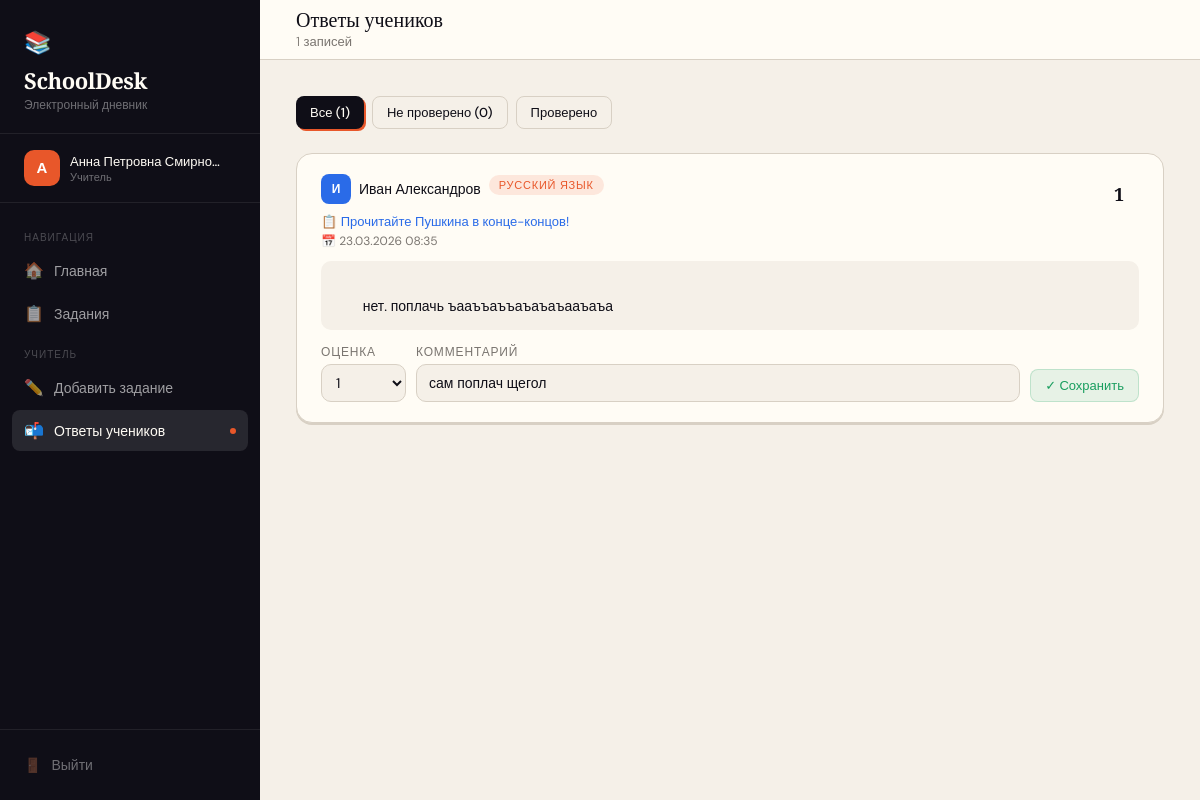
The page /akarpenko_php-master/submissions.php (signed in) on the database its author committed.
### tables this page shows
CREATE TABLE submissions (
            id INTEGER PRIMARY KEY AUTOINCREMENT,
            homework_id INTEGER NOT NULL,
            student_id INTEGER NOT NULL,
            answer TEXT NOT NULL,
            grade INTEGER DEFAULT NULL,
            teacher_comment TEXT DEFAULT NULL,
            submitted_at DATETIME DEFAULT CURRENT_TIMESTAMP,
            FOREIGN KEY(homework_id) REFERENCES homework(id),
            FOREIGN KEY(student_id) REFERENCES users(id)
        );

CREATE TABLE users (
            id INTEGER PRIMARY KEY AUTOINCREMENT,
            username TEXT UNIQUE NOT NULL,
            password TEXT NOT NULL,
            full_name TEXT NOT NULL,
            role TEXT NOT NULL CHECK(role IN ('teacher', 'student')),
            created_at DATETIME DEFAULT CURRENT_TIMESTAMP
        );

CREATE TABLE homework (
            id INTEGER PRIMARY KEY AUTOINCREMENT,
            teacher_id INTEGER NOT NULL,
            title TEXT NOT NULL,
            description TEXT NOT NULL,
            subject TEXT NOT NULL,
            due_date DATE,
            created_at DATETIME DEFAULT CURRENT_TIMESTAMP,
            FOREIGN KEY(teacher_id) REFERENCES users(id)
        );

### akarpenko_php-master/includes/auth.php (called while the page is built, shortened)
<?php
function isLoggedIn() {
    return isset($_SESSION['user_id']);
}
function currentUser() {
    return [
        'id'        => $_SESSION['user_id'],
        'username'  => $_SESSION['username'],
        'full_name' => $_SESSION['full_name'],
        'role'      => $_SESSION['role'],
    ];
}

### akarpenko_php-master/submissions.php (the view, shortened to what this page needs)
<?php
require_once 'includes/auth.php';
require_once 'includes/layout.php';
$user = currentUser();
$db = getDB();
$filter = $_GET['filter'] ?? 'all';
$sql = "
    SELECT s.*, u.full_name as student_name, h.title as hw_title, h.subject
    FROM submissions s
    JOIN users u ON u.id = s.student_id
    JOIN homework h ON h.id = s.homework_id
    WHERE h.teacher_id = ?
";
$params = [$user['id']];
$sql .= " ORDER BY s.submitted_at DESC";
$stmt = $db->prepare($sql);
$stmt->execute($params);
$subs = $stmt->fetchAll(PDO::FETCH_ASSOC);
function subjectClass($s) {
    $map=['Математика'=>'subject-math','Русский язык'=>'subject-rus','Физика'=>'subject-sci','Биология'=>'subject-sci','История'=>'subject-hist','Химия'=>'subject-sci'];
    return $map[$s]??'subject-default';
}
?>
<div class="topbar">
  <div>
    <div class="topbar-title">Ответы учеников</div>
    <div class="topbar-sub"><?= count($subs) ?> записей</div>
  </div>
</div>
<div class="content">
  <div style="display:flex;gap:8px;margin-bottom:24px">
    <a href="?filter=all" class="btn btn-sm <?= $filter==='all'?'btn-dark':'btn-outline' ?>">Все (<?= count($subs) ?>)</a>
    <?php
    $pending = $db->prepare("SELECT COUNT(*) FROM submissions s JOIN homework h ON h.id=s.homework_id WHERE h.teacher_id=? AND s.grade IS NULL");
    $pending->execute([$user['id']]);
    $pendingN = $pending->fetchColumn();
    ?>
    <a href="?filter=pending" class="btn btn-sm <?= $filter==='pending'?'btn-dark':'btn-outline' ?>">Не проверено (<?= $pendingN ?>)</a>
    <a href="?filter=graded" class="btn btn-sm <?= $filter==='graded'?'btn-dark':'btn-outline' ?>">Проверено</a>
  </div>
  <?php if (empty($subs)): ?>
  <div class="card">
    <div class="empty-state">
      <span class="icon">📭</span>
      <h3>Ответов нет</h3>
      <p>Ученики ещё не отправили ответы</p>
    </div>
  </div>
  <?php else: ?>
  <div style="display:grid;gap:16px">
    <?php foreach ($subs as $sub): ?>
    <div class="card card-sm">
      <div style="display:flex;align-items:flex-start;justify-content:space-between;flex-wrap:wrap;gap:12px;margin-bottom:12px">
        <div>
          <div style="display:flex;align-items:center;gap:8px;flex-wrap:wrap;margin-bottom:6px">
            <div class="avatar student-av" style="width:30px;height:30px;font-size:12px;border-radius:8px">
              <?= mb_strtoupper(mb_substr($sub['student_name'],0,1,'UTF-8'),'UTF-8') ?>
            </div>
            <span style="font-weight:500;font-size:14px"><?= htmlspecialchars($sub['student_name']) ?></span>
            <span class="hw-subject <?= subjectClass($sub['subject']) ?>"><?= htmlspecialchars($sub['subject']) ?></span>
          </div>
          <a href="homework_detail.php?id=<?= $sub['homework_id'] ?>" style="font-size:13px;color:var(--accent2);text-decoration:none">
            📋 <?= htmlspecialchars($sub['hw_title']) ?>
          </a>
          <div style="font-size:12px;color:var(--muted);margin-top:2px">📅 <?= date('d.m.Y H:i', strtotime($sub['submitted_at'])) ?></div>
        </div>
        <?php if ($sub['grade']): ?>
          <div class="grade-circle grade-<?= $sub['grade'] ?>" style="width:40px;height:40px;font-size:18px"><?= $sub['grade'] ?></div>
        <?php else: ?>
          <span class="badge badge-pending">Ожидает проверки</span>
        <?php endif; ?>
      </div>
      <div style="background:var(--cream);border-radius:10px;padding:12px;font-size:14px;line-height:1.6;margin-bottom:14px;max-height:120px;overflow-y:auto;white-space:pre-wrap">
        <?= htmlspecialchars($sub['answer']) ?>
      </div>
      <form method="POST" style="display:flex;gap:10px;flex-wrap:wrap;align-items:flex-end">
        <div>
          <label class="form-label" style="margin-bottom:4px">Оценка</label>
          <select name="grade" class="form-control" style="width:85px;padding:8px 10px">
            <?php for($g=5;$g>=1;$g--): ?>
            <option value="<?= $g ?>" <?= ($sub['grade']==$g)?'selected':'' ?>><?= $g ?></option>
            <?php endfor; ?>
          </select>
        </div>
        <div style="flex:1;min-width:180px">
          <label class="form-label" style="margin-bottom:4px">Комментарий</label>
          <input type="text" name="teacher_comment" class="form-control" style="padding:9px 12px"
                 placeholder="Комментарий учителя..."
                 value="<?= htmlspecialchars($sub['teacher_comment'] ?? '') ?>">
        </div>
        <button type="submit" class="btn btn-success btn-sm">✓ Сохранить</button>
      </form>
    </div>
    <?php endforeach; ?>
  </div>
  <?php endif; ?>
</div>
<?php
$pageContent = ob_get_clean();
echo renderLayout('Ответы учеников', 'submissions', $pageContent);

### akarpenko_php-master/style.css (style rules this page uses)
:root { --ink: #0f0e17; --paper: #fffcf5; --cream: #f5f0e8; --accent: #e8572a; --accent2: #2a6be8; --green: #1a9e5f; --muted: #7a7570; --border: #d8d0c4; --shadow: rgba(15,14,23,.1); --sidebar-w: 260px; }
*, *::before, *::after { box-sizing: border-box; margin: 0; padding: 0; }
html, body { height: 100%; font-family: 'DM Sans', sans-serif; background: var(--cream); color: var(--ink); }
.avatar { width: 36px; height: 36px; background: var(--accent); border-radius: 10px; display: flex; align-items: center; justify-content: center; font-size: 15px; font-weight: 700; color: #fff; flex-shrink: 0; }
.avatar.student-av { background: var(--accent2); }
.topbar { background: var(--paper); border-bottom: 1px solid var(--border); padding: 0 36px; height: 60px; display: flex; align-items: center; justify-content: space-between; position: sticky; top: 0; z-index: 50; }
.topbar-title { font-family: 'Playfair Display', serif; font-size: 20px; color: var(--ink); }
.topbar-sub { font-size: 13px; color: var(--muted); margin-top: 1px; font-family: 'DM Sans', sans-serif; font-weight: 300; }
.content { padding: 36px; flex: 1; }
.card { background: var(--paper); border: 1px solid var(--border); border-radius: 16px; padding: 28px; box-shadow: 0 2px 0 var(--border); }
.card-sm { padding: 20px 24px; }
.hw-subject { display: inline-block; font-size: 11px; font-weight: 500; letter-spacing: .07em; text-transform: uppercase; padding: 3px 10px; border-radius: 20px; margin-bottom: 8px; }
.subject-rus { background: rgba(232,87,42,.12); color: var(--accent); }
.btn { padding: 10px 20px; border-radius: 8px; font-family: 'DM Sans', sans-serif; font-size: 14px; font-weight: 500; cursor: pointer; border: none; text-decoration: none; display: inline-flex; align-items: center; gap: 6px; transition: transform .12s, box-shadow .12s, opacity .12s; }
.btn-dark { background: var(--ink); color: var(--paper); box-shadow: 2px 2px 0 var(--accent); }
.btn-outline { background: transparent; color: var(--ink); border: 1.5px solid var(--border); }
.btn-success { background: rgba(26,158,95,.1); color: var(--green); border: 1.5px solid rgba(26,158,95,.2); }
.btn-sm { padding: 7px 14px; font-size: 13px; }
.form-label { display: block; font-size: 12px; font-weight: 500; letter-spacing: .07em; text-transform: uppercase; color: var(--muted); margin-bottom: 8px; }
.form-control { width: 100%; padding: 12px 14px; border: 1.5px solid var(--border); border-radius: 10px; background: var(--cream); font-family: 'DM Sans', sans-serif; font-size: 14px; color: var(--ink); transition: border-color .2s, box-shadow .2s; outline: none; }
.grade-circle { width: 48px; height: 48px; border-radius: 50%; display: flex; align-items: center; justify-content: center; font-family: 'Playfair Display', serif; font-size: 20px; font-weight: 700; flex-shrink: 0; }

### rows shown on the page
submissions: student.full_name "И", student.full_name "Иван Александров", homework.subject "РУССКИЙ ЯЗЫК", homework.title "Прочитайте Пушкина в конце-концов!", submitted_at "23.03.2026 08:35", grade "1", answer "нет. поплачь ъааъъаъъаъаъаъааъаъа", teacher_comment "сам поплач щегол"

### other values the page prints
$initials "А"
$user['full_name'] "Анна Петровна Смирно…"
$roleLabel "Учитель"
count($subs) "1"
$pendingN "0"
